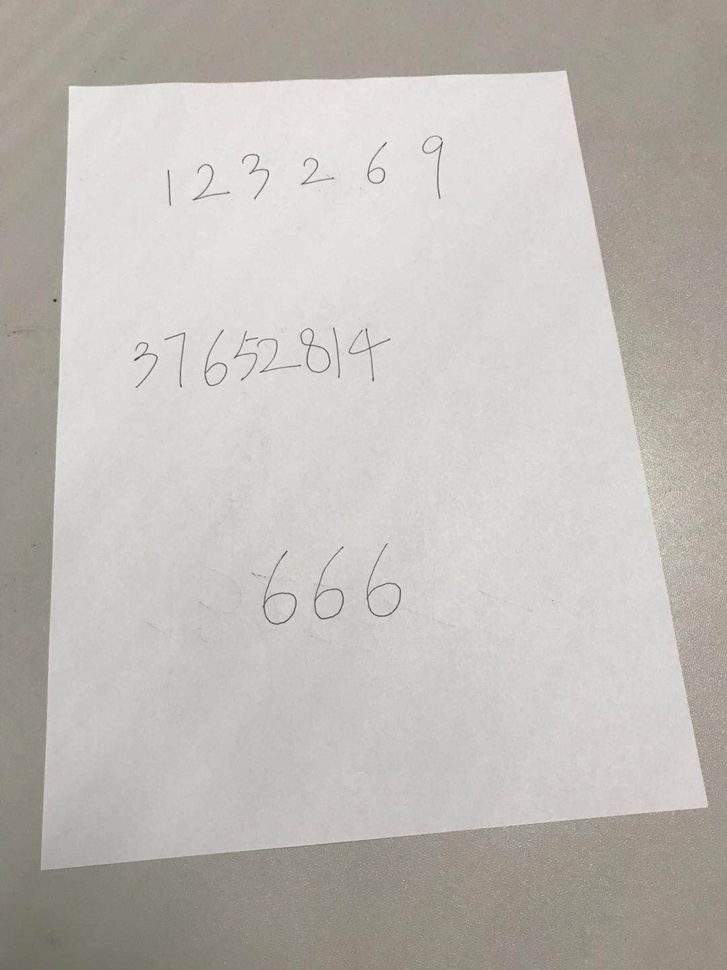
#> input picture Classfier/character_ocr/test_img/input.jpg, 727 x 970 px, shrunk from 1080 x 1440 before the run; its folder holds only this picture in this run
$ python trasform.py   (older library calls are emulated)
#> lines starting #> are read from the running program, lines starting #| are printed output that depends on the picture; after the words box and inside, x2 and y2 are one past the last pixel; in counts of white or black regions, pixels touching at a corner belong together
### Classfier/classify/dataset/data_find_all_dirs.py
#!/usr/bin/env python
# -*- coding: utf-8 -*-
_Author_ = 'xiaofeng'

import os

'''
找到路径下的所有置顶后缀名的文件，返回的是包含目录路径的文件名
'''


def GetFileFromThisRootDir(dir_list, ext=None):
    '''
    :param dir_list: 路径列表
    :param ext:指定的后缀，可以为列表形式，例子：['xml', 'java']
    :return: 路径下所有指定后缀名的文件
    '''
    allfiles = []
    if type(dir_list) != list:
        print('You must input a path list, please correct it!!')
        exit(EOFError)
    else:
        for dir in dir_list:
            if not os.path.isdir(dir):
                print('Wrong Ptah ,Correct It.----:', dir)
            needExtFilter = (ext != None)
            for root, dirs, files in os.walk(dir):
                print(root)
                print(dirs)
                for filespath in files:
                    filepath = os.path.join(root, filespath)
                    extension = os.path.splitext(filepath)[1][1:]
                    if needExtFilter and extension in ext:
                        allfiles.append(filepath)
                    elif not needExtFilter:
                        allfiles.append(filepath)
    return allfiles

### Classfier/character_ocr/trasform.py
# -*- coding: utf-8 -*-
# _Author_: xiaofengShi
# Date: 2018-03-18 09:38:49
# Last Modified by:   xiaofengShi
# Last Modified time: 2018-03-18 09:38:49
'''
本程序对图片进行映射变化，还有bug
'''

import argparse
import numpy as np
import cv2
import os
import math
from data_find_all_dirs import GetFileFromThisRootDir


def IsBadline(a, b):
    if (a**2 + b**2) < 100:
        return True
    else:
        return False


def CrossPoint(line1, line2):
    x0, y0, x1, y1 = line1[0]
    x2, y2, x3, y3 = line2[0]
    dx1 = x1 - x0
    dy1 = y1 - y0
    dx2 = x3 - x2
    dy2 = y3 - y2
    D1 = x1 * y0 - x0 * y1
    D2 = x3 * y2 - x2 * y3
    y = float(dy1 * D2 - D1 * dy2) / (dy1 * dx2 - dx1 * dy2)
    x = float(y * dx1 - D1) / dy1
    return [int(x), int(y)]


def SortPoints(want, center):
    top, bottom, want_sorted = [], [], []
    backup = want
    print(center)
    for i in range(len(want)):
        if want[i][1] < center[1] and len(top) < 2:
            top.append(want[i])
        else:
            bottom.append(want[i])
    if len(top) == 2 and len(bottom) == 2:
        tl, tr = top[0], top[1]
        bl, br = bottom[0], bottom[1]
        want_sorted = [tl, tr, br, bl]
    else:
        want_sorted = backup
    return want_sorted


def transform(img_path, rename_path):
#> called with img_path = './test_img/input.jpg', rename_path = './trannform/input_trsansform.jpg'
    src = cv2.imread(img_path)
#> src is the input picture: shape (970, 727, 3); mean B, G, R 182.7, 187.6, 190.9
    out = src.copy()
    bkp = src.copy()
    height, width, channel = np.shape(src)
#> height = 970; width = 727; channel = 3
    img = src.copy()
    img = cv2.cvtColor(img, cv2.COLOR_BGR2GRAY)  # 转化成灰度图
    img = cv2.GaussianBlur(img, (5, 5), 0, 0)  # 高斯滤波
    # ret, thred = cv2.threshold(img, 10, 255, cv2.THRESH_BINARY) # 二值化
    cv2.imwrite('./trannform/guss.png', img)
    # 进行膨胀，使用矩形的卷积核
    element = cv2.getStructuringElement(cv2.MORPH_RECT, (3, 3))
    img = cv2.dilate(img, element)
    cv2.imwrite('./trannform/dilate.png', img)
    # 使用canny进行边缘检测
    img = cv2.Canny(img, 20, 80)
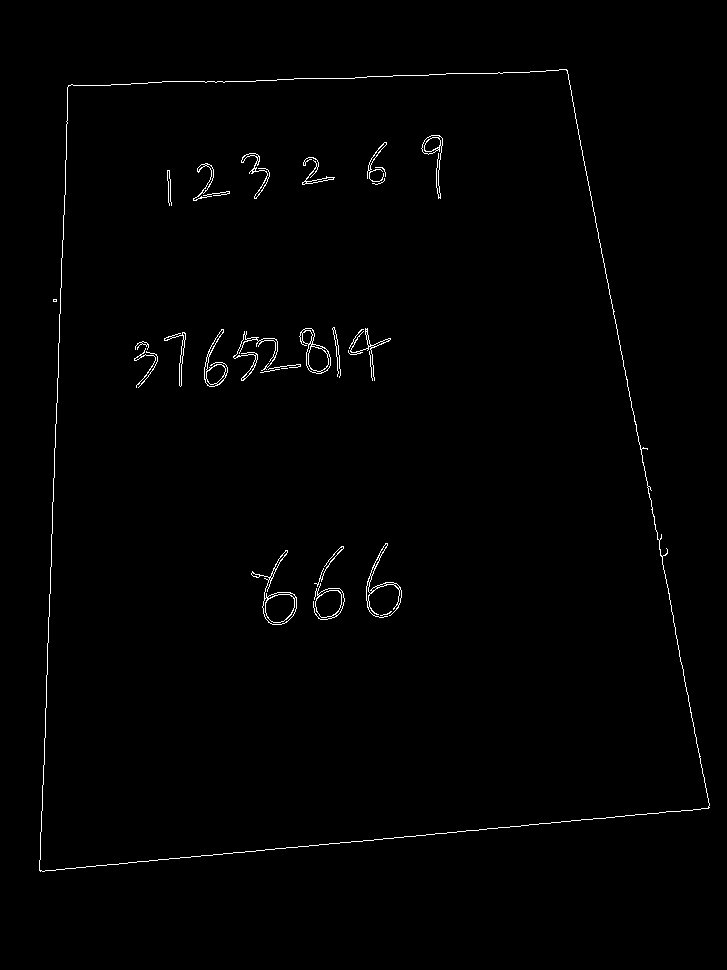
#> img: shape (970, 727); 0.88% white in thin lines or dots, all inside (x1, y1, x2, y2) = (39, 69, 710, 872)
    cv2.imwrite('./trannform/black.png', img)

    # 找到轮廓区域，只检索外边框
    _, contours, _ = cv2.findContours(img, cv2.RETR_EXTERNAL,
                                      cv2.CHAIN_APPROX_NONE)
#> contours = 2 contours, 1 with area under 20; largest, box (x1, y1, x2, y2) and area: (39, 69, 710, 872) 447076

    # 找到最大面积的轮廓坐标
    max_area = cv2.contourArea(contours[0])
#> max_area = 6
    index = 0
    center = [0, 0]
    for count in range(len(contours)):
        tmp = cv2.contourArea(contours[count])
        if tmp > max_area:
            index = count
            max_area = tmp
#> this loop made 2 passes
#> (tmp, index, max_area) on pass 2: (447076.5, 1, 447076.5)
#> tmp on pass 1: 6
#> after the loop, index = 1; max_area = 447076.5
    # 面积最大区域
    conter = [contours[index]]
#> conter = 1 contour; box (x1, y1, x2, y2) and area: (39, 69, 710, 872) 447076
    black = 0 * img.copy()
#> black: shape (970, 727); every value is 0
    for line_width in range(1, 4):
        print('line_width', line_width)
        cv2.drawContours(black, conter, 0, (255, 255, 0), line_width)
        cv2.imwrite('./trannform/contours.png', black)
        para_min = 10
        para_max = 300
        para_step = 1
        for para in range(para_min, para_max, para_step):
            '''
            cv2.HoughLinesP参数
            image： 必须是二值图像，推荐使用canny边缘检测的结果图像；
            rho: 线段以像素为单位的距离精度，double类型的，推荐用1.0
            theta： 线段以弧度为单位的角度精度，推荐用numpy.pi/180
            threshod: 累加平面的阈值参数，int类型，超过设定阈值才被检测出线段，值越大，基本上意味着检出的线段越长，检出的线段个数越少。根据情况推荐先用100试试
            lines：这个参数的意义未知，发现不同的lines对结果没影响，但是不要忽略了它的存在
            minLineLength：线段以像素为单位的最小长度，根据应用场景设置
            maxLineGap：同一方向上两条线段判定为一条线段的最大允许间隔（断裂），超过了设定值，则把两条线段当成一条线段，值越大，允许线段上的断裂越大，越有可能检出潜在的直线段
            '''
            lines = cv2.HoughLinesP(black, 1, np.pi / 180, threshold=para,
                                    minLineLength=math.ceil(
                                        0.3*(min(height, width))),
                                    maxLineGap=math.ceil(0.1*(min(height, width))))
            want = []
            flag = 0
            if len(lines) >= 4:
                EraseLines = set()
                # 判断得到的直线是否距离过近
                for i in range(len(lines)):
                    for j in range(i + 1, len(lines)):
                        if (IsBadline(
                                abs(lines[i][0][0] - lines[j][0][0]),
                                abs(lines[i][0][1] - lines[j][0][1]))
                                and IsBadline(
                                    abs(lines[i][0][2] - lines[j][0][2]),
                                    abs(lines[i][0][3] - lines[j][0][3]))):
                            EraseLines.add(j)
                if EraseLines:
                    delcount = 0
                    for j in EraseLines:
                        lines = np.delete(lines, j - delcount, axis=0)
                        delcount += 1
                if len(lines) != 4:
                    continue
                for i in range(len(lines)):
                    for j in range(i + 1, len(lines)):
                        points = CrossPoint(lines[i], lines[j])
                        if 0 < points[0] < width and 0 < points[1] < height:
                            want.append(points)
                print('want_1', want)
                if len(want) != 4:
                    continue
                IsGoodPoints = True
                for i in range(len(want)):
                    for j in range(i + 1, len(want)):
                        distance = np.sqrt((want[i][0] - want[j][0])**2 +
                                           (want[i][1] - want[j][1])**2)
                        if distance < 5:
                            IsGoodPoints = False
                if not IsGoodPoints:
                    continue
                print('want_oo', want)
                want.sort()
                want = np.array(want, dtype='float32')
                approx = cv2.approxPolyDP(
                    want, cv2.arcLength(want, True)*0.02, True)
                if len(lines) == 4 and len(want) == 4 and len(approx) == 4:
                    flag = 1
                    break
        if len(lines) == 4 and len(want) == 4 and len(approx) == 4:
            break
#> this loop made 1 pass
#> pass 1, in transform, `cv2.imwrite('./trannform/contours.png', black)`:
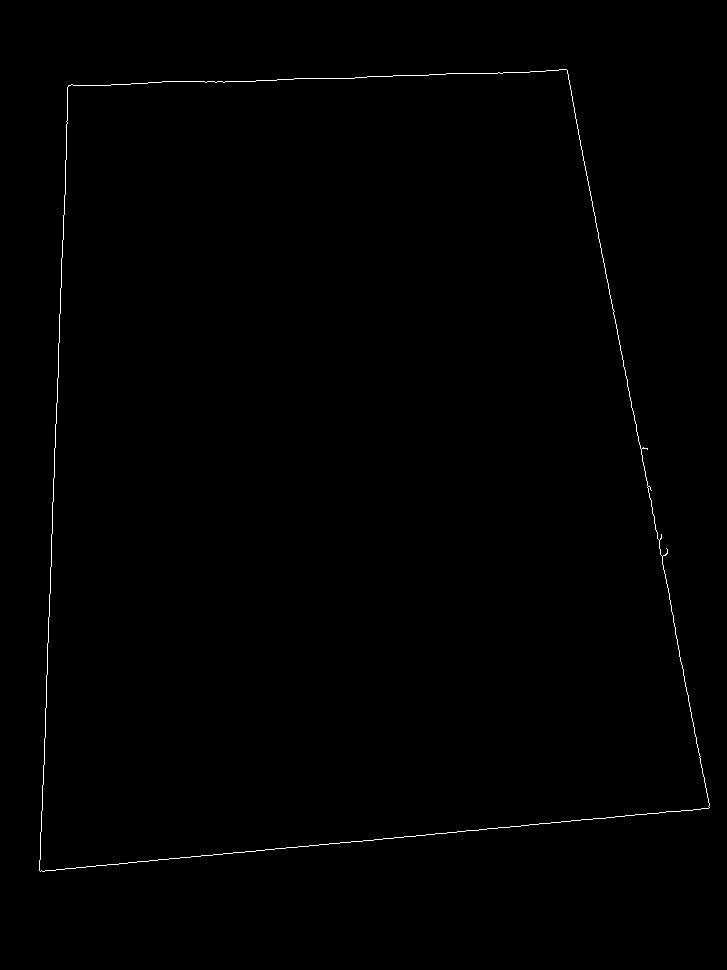
#> saved as contours.png: shape (970, 727); 0.39% white in thin lines or dots, all inside (x1, y1, x2, y2) = (39, 69, 710, 872)
#> after the loop, EraseLines = 0 items; IsGoodPoints = True; approx = [[40, 869], [67, 86], [565, 68], [709, 809]]; delcount = 1; distance = 754.9; points = [14473, -433]

    # get the center points
    print('want--', want)
#| want-- [[ 40. 869.]
#|  [ 67.  86.]
#|  [565.  68.]
#|  [709. 809.]]
    for i in range(len(want)):
        center += want[i]
#> this loop made 4 passes
#> center on passes 1 to 4: [40, 869], [107, 955], [672, 1023], [1381, 1832]
    center *= (1/len(want))
#> center = [345.2, 458]
    '''
    # see the find points
    center = tuple([math.ceil(i) for i in center])
    cv2.circle(bkp, tuple(want[0]), 3, (255, 0, 0), -1)
    cv2.circle(bkp, tuple(want[1]), 3, (0, 255, 0), -1)
    cv2.circle(bkp, tuple(want[2]), 3, (0, 0, 255), -1)
    cv2.circle(bkp, tuple(want[3]), 3, (255, 255, 255), -1)
    cv2.circle(bkp, center, 3, (255, 0, 255), -1)
    cv2.imshow('bkp', bkp)
    # cv2.waitKey(0)
    '''
    if flag:
        want_sorted = SortPoints(want, center)
#> in SortPoints, `backup = want`: backup = [[40, 869], [67, 86], [565, 68], [709, 809]]
#| [345.25 458.  ]
#> the loop in SortPoints, `for i in range(len(want)):` made 4 passes
#> after the loop in SortPoints, `for i in range(len(want)):`: bottom = [[40, 869], [709, 809]]; top = [[67, 86], [565, 68]]
#> in SortPoints, `tl, tr = top[0], top[1]`: tl = [67, 86]; tr = [565, 68]
#> in SortPoints, `bl, br = bottom[0], bottom[1]`: bl = [40, 869]; br = [709, 809]
#> in SortPoints, `want_sorted = [tl, tr, br, bl]`: want_sorted = [[67, 86], [565, 68], [709, 809], [40, 869]]
#> want_sorted = [[67, 86], [565, 68], [709, 809], [40, 869]]
        width_transform = int(
            np.sqrt(((want_sorted[0][0] - want_sorted[1][0])**2) + (want_sorted[0][1] - want_sorted[1][1])**2))
#> width_transform = 498
        height_transform = int(
            np.sqrt(((want_sorted[0][0] - want_sorted[3][0])**2) + (want_sorted[0][1] - want_sorted[3][1])**2))
#> height_transform = 783

        dstrect = np.array(
            [[0, 0], [width_transform - 1, 0],
                [width_transform + 1, height_transform + 1], [0, height_transform - 1]],
            dtype='float32')
#> dstrect = [[0, 0], [497, 0], [499, 784], [0, 782]]
        transform_persp = cv2.getPerspectiveTransform(
            np.array(want_sorted), dstrect)
#> transform_persp = [[0.997, 0.0344, -69.77], [0.0506, 1.4, -123.8], [-5.94e-05, 0.000463, 1]]
        warpedimg = cv2.warpPerspective(
            out, transform_persp, (width_transform, height_transform))
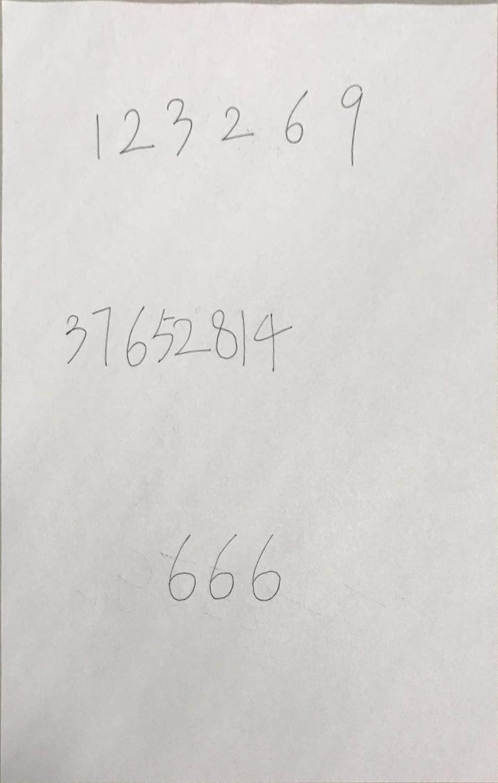
#> warpedimg: shape (783, 498, 3); mean B, G, R 209.7, 211.6, 213.3
        cv2.imwrite(rename_path, warpedimg)


'''
img_path = './test_img/12.png'
rename_path = './test_img/12_trans.png'
transform(img_path,rename_path)
'''

path = './test_img/'
save_path = './trannform/'
if not os.path.exists(save_path):
    os.makedirs(save_path)
extension = ['jpg', 'png', ]
file_list = GetFileFromThisRootDir([path], extension)
for file in file_list:
    file_noext = file.split('/')[-1].split('.')[0]
    extension = file.split('.')[-1]
    # file_noext=file.split('/')[-1]
    new_name = file_noext+'_trsansform.'+extension
    new_path = os.path.join(save_path, new_name)
    print('current file is :', file)
    transform(file, new_path)
